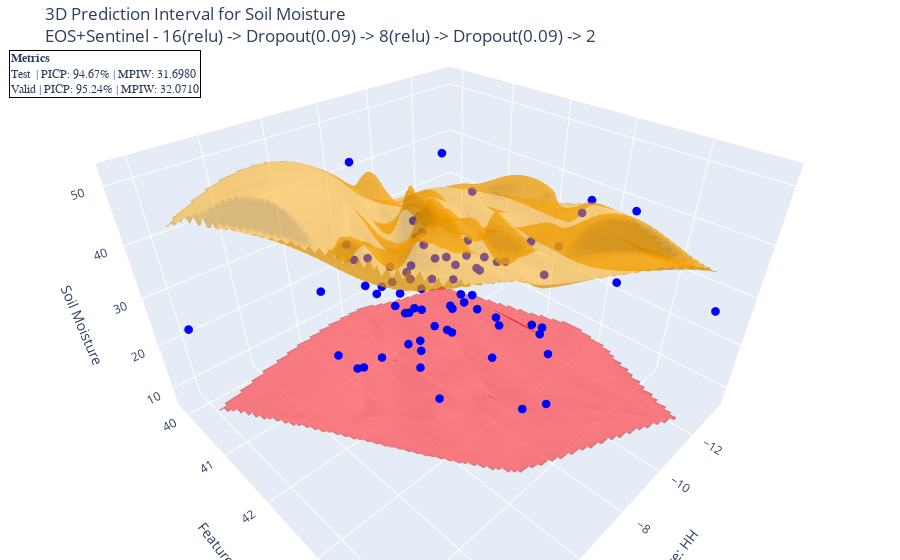

Source (notebook cell):
### Code cell
import tensorflow as tf
from utils import model_to_string
from model_experiments import PredictionIntervalWithTubeLoss

model = tf.keras.Sequential([
    # Input layer
    tf.keras.Input(shape=(len(X_cols), )),
    tf.keras.layers.Dense(16, activation='relu'),
    tf.keras.layers.Dropout(0.09),
    tf.keras.layers.Dense(8, activation='relu'),
    tf.keras.layers.Dropout(0.09),
    tf.keras.layers.Dense(2)
])

r=0.3
delta=0.01

lr_schedule = tf.keras.optimizers.schedules.ExponentialDecay(
    initial_learning_rate=0.02,
    decay_steps=10000,
    decay_rate=0.01)
opt = tf.keras.optimizers.Adam(learning_rate=lr_schedule)

param_string = model_to_string(model)

pi = PredictionIntervalWithTubeLoss(combined, X_cols, y_col[0], satellite='EOS+Sentinel', r=0.3, delta=delta)

results = pi.run_experiment(model=model, optimizer=opt, epochs=500, return_preds=True)
pi.plot_prediction_interval_3d('HH', 'Angle', param_string)

### Figure 1 — Plotly figure (JSON) as saved in the notebook; plotly's stock layout.template omitted (floating-point values rounded to 4 significant figures; data arrays with more than 128 entries replaced by an {"elided": "..."} marker saying what was removed)
{"data": [{"colorscale": [[0, "orange"], [1, "orange"]], "name": "Upper Bound", "opacity": 0.5, "showscale": false, "type": "surface", "x": {"elided": "100x100 float values"}, "y": {"elided": "100x100 float values"}, "z": {"elided": "100x100 float values"}}, {"colorscale": [[0, "red"], [1, "red"]], "name": "Lower Bound", "opacity": 0.5, "showscale": false, "type": "surface", "x": {"elided": "100x100 float values"}, "y": {"elided": "100x100 float values"}, "z": {"elided": "100x100 float values"}}, {"marker": {"color": "blue", "size": 3}, "mode": "markers", "name": "Actual Soil Moisture", "type": "scatter3d", "x": [-8.267, -7.067, -8.717, -7.618, -7.879, -6.193, -8.462, -8.159, -11.57, -10.01, -9.451, -11.21, -12.08, -5.664, -7.111, -12.38, -8.587, -6.165, -6.901, -6.483, -8.232, -8.891, -4.915, -7.877, -8.311, -8.864, -9.318, -8.046, -7.394, -7.601, -8.82, -10.42, -6.92, -6.317, -13.15, -13.56, -7.276, -6.683, -6.144, -9.334, -6.266, -8.754, -8.433, -11.76, -8.437, -12.04, -1.615, -4.217, -7.098, -12.25, -11.92, -7.887, -5.387, -7.434, -5.841, -9.788, -8.209, -4.196, -9.101, -5.665, -4.893, -6.976, -9.617, -8.552, -11.04, -12.04, -8.885, -7.706, -8.614, -8.73, -5.314, -9.434, -7.581, -6.158, -7.953], "y": [42.92, 41.06, 43.6, 41.4, 42.7, 41.15, 42.25, 41.79, 41.09, 40.59, 41.8, 41.81, 42.58, 41.59, 42.03, 43.46, 41.46, 42.77, 42.11, 42.18, 43.67, 42.29, 42.01, 41.12, 41.5, 41.88, 41.68, 41.88, 42.53, 41.5, 41.91, 41.85, 41.87, 42.44, 43.39, 42.62, 42.94, 41.17, 42.29, 43.21, 43.98, 42.28, 42.78, 44.85, 41.26, 40.97, 40.57, 41.95, 42.33, 42.83, 42.44, 41.09, 42.12, 42.43, 42.6, 41.76, 42.88, 41.78, 40.52, 42.62, 41.89, 42.13, 43.16, 41.89, 42.43, 40.33, 43.21, 41.52, 41.3, 39.88, 42.27, 42.56, 41.9, 41.7, 42.16], "z": [26.45, 31.4, 13.25, 24.6, 29.35, 36.67, 26.0, 28.75, 24.85, 30.15, 21.95, 24.85, 30.65, 37.6, 17.75, 27.4, 32.8, 16.7, 21.4, 35.55, 26.55, 32.2, 21.45, 24.55, 39.25, 20.85, 12.35, 19.3, 38.0, 20.85, 27.65, 28.1, 18.65, 35.9, 39.65, 37.3, 39.85, 27.25, 30.85, 23.5, 25.5, 26.9, 17.8, 32.65, 27.6, 34.4, 28.7, 25.85, 38.7, 38.4, 23.91, 27.75, 22.85, 29.45, 23.1, 29.45, 28.0, 36.85, 11.4, 35.4, 20.25, 27.85, 23.6, 32.9, 33.2, 40.0, 26.85, 29.6, 33.35, 41.8, 37.85, 33.75, 39.9, 30.45, 20.8]}], "layout": {"annotations": [{"align": "left", "bgcolor": "rgba(255, 255, 255, 0.8)", "bordercolor": "black", "borderwidth": 1, "font": {"family": "monospace", "size": 12}, "showarrow": false, "text": "<b>Metrics</b><br>Test  | PICP: 94.67% | MPIW: 31.6980<br>Valid | PICP: 95.24% | MPIW: 32.0710", "x": 0.01, "xref": "paper", "y": 0.98, "yref": "paper"}], "legend": {"x": 0.01, "y": 0.95}, "margin": {"b": 0, "l": 0, "r": 0, "t": 40}, "scene": {"aspectratio": {"x": 1.5, "y": 1.5, "z": 1}, "xaxis": {"title": {"text": "Feature: HH"}}, "yaxis": {"title": {"text": "Feature: Angle"}}, "zaxis": {"title": {"text": "Soil Moisture"}}}, "title": {"text": "3D Prediction Interval for Soil Moisture<br>EOS+Sentinel - 16(relu) -> Dropout(0.09) -> 8(relu) -> Dropout(0.09) -> 2"}}}
